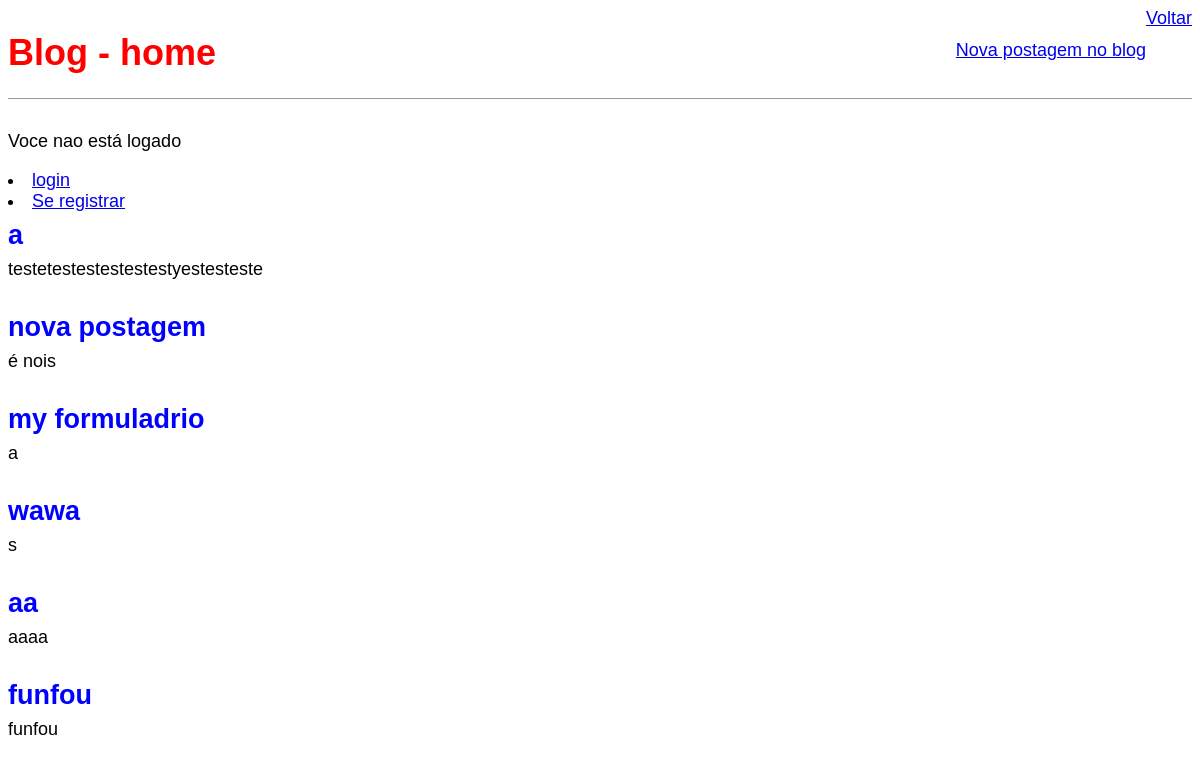
The app's page /, older data.
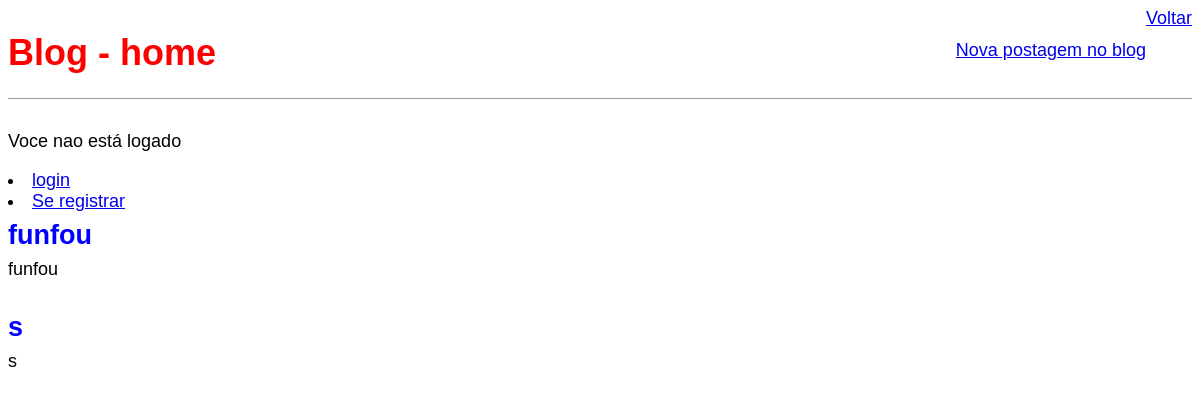
The same page, newer data.
### blog/models.py (models this page shows, shortened)
class Post(models.Model):
    STATUS = (
        ('rascunho', 'Rascunho'),
        ('publicado', 'Publicado'),
    )
    titulo = models.CharField(max_length=250)
    slug = models.SlugField(max_length=250)
    autor = models.ForeignKey(User, on_delete=models.CASCADE)
    conteudo = models.TextField()
    publicado = models.DateTimeField(default=timezone.now)
    criado = models.DateTimeField(auto_now_add=True)
    alterado = models.DateTimeField(auto_now=True)
    status = models.CharField(max_length=10, choices=STATUS,
                              default='rascunho')
    def get_absolute_url(self):
        return reverse('post_detail', args=[self.slug])
    class Meta:
        ordering = ('publicado',)

### blog/views.py (the view)
# urls.py: path('', views.BlogListView.as_view(), name='home'),
class BlogListView(ListView):
    model = Post
    template_name = 'blog/home.html'

### blog/templates/blog/home.html (shortened to what this page needs)
{% extends 'base.html' %}
{% block content %}
    {% for post in object_list %}
        <div class="post-entry">
            <h2><a href="{{ post.get_absolute_url }}"> {{ post.titulo }} </a></h2>
            <p>{{ post.conteudo }} </p>
        </div>
    {% endfor %}
{% endblock content %}

### templates/base.html (shortened to what this page needs)
{% load static %}
<!DOCTYPE html>
<html lang="pt-bt">
<head>
    <link rel="stylesheet" href="https://fonte.googleapis.com/css?family=source+Sans+pro:400" rel="stylesheet">
    <link rel="stylesheet" href="{% static 'css_/style.css' %}">
</head>
<body>
<header>
    <div class="nav-left">
        <h1><a herf="/"> Blog - home</a></h1>
    </div>
    <div class="nav-right">
        <a href="{% url 'post_new' %}">Nova postagem no blog</a><br>
    </div>
       <div>
         <a href="{% url 'home' %}">Voltar</a>
    </div>
</header>
{% if user.is_authenticated %}
    <p> Olá {{ user.username }}</p>
    <p><a href="{% url 'logout' %}">logout</a></p>
{% else %}
    <p> Voce nao está logado</p>
      <li class="nav-item"><a class="nav-link" href="{% url 'login' %}">login</a></li>
      <li class="nav-item"><a class="nav-link" href="{% url 'signup' %}">Se registrar</a></li>
{% endif %}
<div class="container">
    {% block content %} {% endblock content %}
</div>
</body>
</html>

### statics/css_/style.css (style rules this page uses)
body { font-family: 'Source Sans Pro', sans-serif; font-size: 18px; }
header { border-bottom: 1px solid #999; margin-bottom: 2rem; display: flex; }
header h1 a { color:red; text-decoration: none; }
.nav-left { margin-right: auto; }
.nav-right { display: flex; padding-top: 2rem; }
.post-entry { margin-bottom: 2rem; }
.post-entry h2 { margin: 0.5rem 0; }
.post-entry h2 a, .post-entry h2 a:visited { color: blue; text-decoration: none; }
.post-entry p { margin: 0; font-weight: 400; }

Row changes from the older to the newer data that the page shows:
removed Post: titulo "a", conteudo "testetestestestestestyestesteste"
removed Post: titulo "nova postagem", conteudo "é nois"
removed Post: titulo "my formuladrio", conteudo "a"
removed Post: titulo "wawa", conteudo "s"
removed Post: titulo "aa", conteudo "aaaa"
added Post: titulo "s", conteudo "s"
